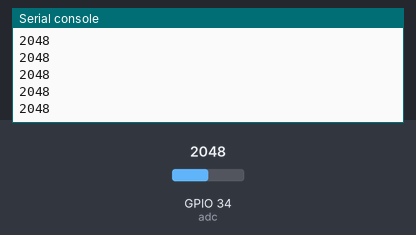
Recording of a program running on a simulated ESP32 board running MicroPython. On the bench: the last lines printed to the serial console. The test bench sets the inputs (shaded band); at power-on: GPIO 34 (adc) = 2048 (analog values on the 0–4095 scale).

Above: at 1.2 s.
1.3 s: GPIO 34 (adc) set to 2866
At 1.32 s:
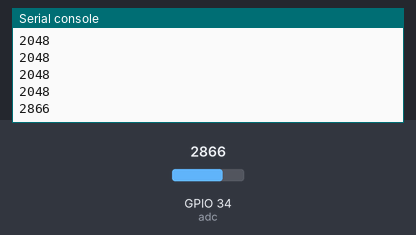
2.8 s: GPIO 34 (adc) set to 3603
At 2.82 s:
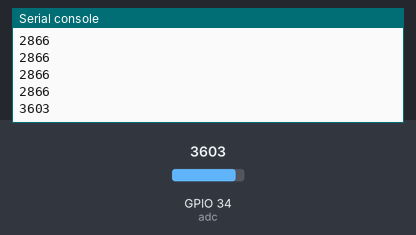
Timing chart, 0 to 5.8 s (numbered marks = the images above; inputs shaded):
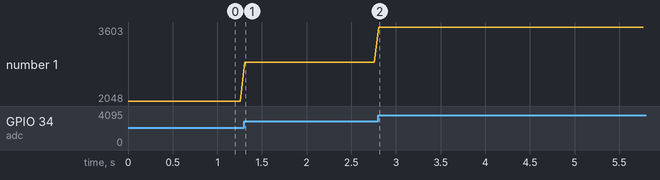

Measured:
- after the input at 1.3 s, the serial console: prints a new line at once (image 1)
- after the input at 2.8 s, the serial console: prints a new line at once (image 2)
- plotted number 1: 2048 → 2866 after the input at 1.3 s, 2866 → 3603 after the input at 2.8 s

The program:

ADC_Convertion.py
```python
# Programa de combersion Analogico digital

from machine import Pin, PWM, ADC
import time

adc = ADC(Pin(34))
adc.atten(ADC.ATTN_11DB)
adc.width(ADC.WIDTH_12BIT)

while True:
    print(adc.read())
    time.sleep_ms(50)
```
